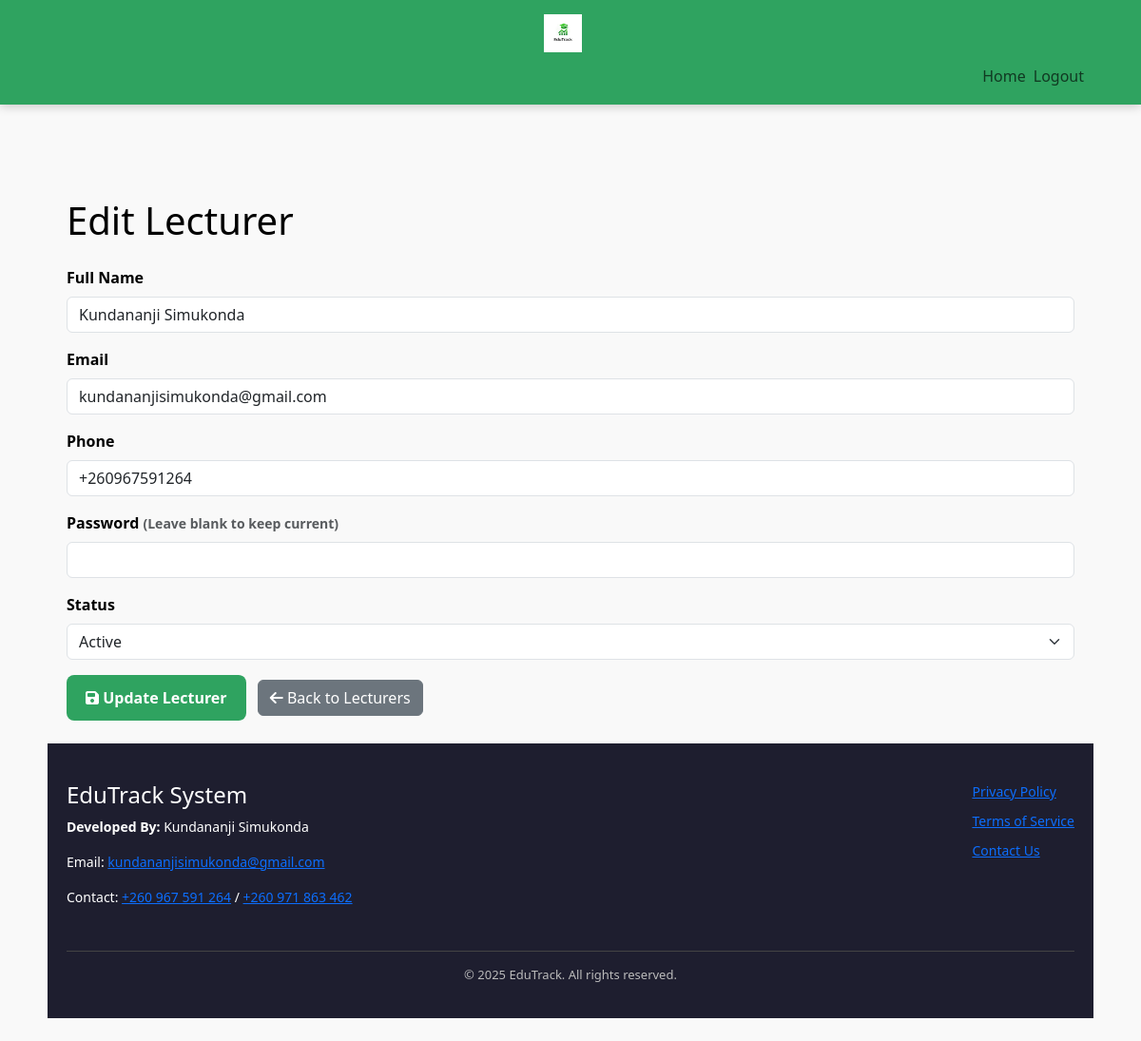
Page /pages/admin/edit_lecturer.php?id=5 (signed in) on the committed database.
### tables this page shows
CREATE TABLE `users` (
  `id` int(11) UNSIGNED NOT NULL,
  `name` varchar(255) NOT NULL,
  `email` varchar(255) NOT NULL,
  `password` varchar(255) NOT NULL,
  `role` enum('student','lecturer','admin') NOT NULL DEFAULT 'student',
  `phone` varchar(20) DEFAULT NULL,
  `status` enum('active','inactive','suspended') NOT NULL DEFAULT 'active',
  `created_at` timestamp NOT NULL DEFAULT current_timestamp()
);

### pages/admin/edit_lecturer.php (the view, shortened to what this page needs)
<?php
require_once '../../includes/db.php';
$id = intval($_GET['id'] ?? 0);
$stmt = $pdo->prepare("SELECT id, name, email, phone, status FROM users WHERE id = ? AND role = 'lecturer'");
$stmt->execute([$id]);
$lecturer = $stmt->fetch(PDO::FETCH_ASSOC);
?>
<!DOCTYPE html>
<html lang="en">
</head>
<body>
<?php require_once '../../includes/admin_navbar.php'; ?>
<div class="container py-4">
    <link href="https://cdn.jsdelivr.net/npm/bootstrap@5.3.2/dist/css/bootstrap.min.css" rel="stylesheet">
    <link rel="stylesheet" href="https://cdnjs.cloudflare.com/ajax/libs/font-awesome/6.4.0/css/all.min.css">
    <link rel="stylesheet" href="css/dashboard.css">
</head>
<body>
<div class="container py-4">
    <h1 class="mb-4">Edit Lecturer</h1>
    <form action="edit_lecturer.php?id=<?= $lecturer['id'] ?>" method="POST" class="needs-validation" novalidate>
        <div class="mb-3">
            <label for="name" class="form-label">Full Name</label>
            <input type="text" name="name" id="name" class="form-control" required
                   value="<?= htmlspecialchars($lecturer['name']) ?>">
        </div>
        <div class="mb-3">
            <label for="email" class="form-label">Email</label>
            <input type="email" name="email" id="email" class="form-control" required
                   value="<?= htmlspecialchars($lecturer['email']) ?>">
        </div>
        <div class="mb-3">
            <label for="phone" class="form-label">Phone</label>
            <input type="text" name="phone" id="phone" class="form-control"
                   value="<?= htmlspecialchars($lecturer['phone']) ?>">
        </div>
        <div class="mb-3">
            <label for="password" class="form-label">Password <small class="text-muted">(Leave blank to keep current)</small></label>
            <input type="password" name="password" id="password" class="form-control">
        </div>
        <div class="mb-3">
            <label for="status" class="form-label">Status</label>
            <select name="status" id="status" class="form-select">
                <option value="active" <?= ($lecturer['status'] === 'active') ? 'selected' : '' ?>>Active</option>
            </select>
        </div>
        <button type="submit" class="btn btn-success">
            <i class="fas fa-save"></i> Update Lecturer
        </button>
        <a href="manage_lecturers.php" class="btn btn-secondary ms-2">
            <i class="fas fa-arrow-left"></i> Back to Lecturers
        </a>
    </form>
</div>
<?php require_once '../../includes/footer.php'; ?>
</body>
</html>

### pages/admin/css/dashboard.css (style rules this page uses)
:root { --primary-color: #2fa360; --primary-hover: #28a745; --danger-color: #dc3545; --danger-hover: #c82333; --background-light: #f9f9f9; --background-dark: #1e1e2f; --text-color: #000000; --text-light: #fff; --text-muted: #777; --border-color: #ddd; --border-light: #eee; --container-width: min(1200px, 95vw); --padding-sm: clamp(0.5rem, 2vw, 10px); --padding-md: clamp(1rem, 3vw, 20px); --padding-lg: clamp(2rem, 5vw, 40px); --gap-md: clamp(1rem, 3vw, 20px); --border-radius-sm: 8px; --border-radius-lg: 12px; --box-shadow-sm: 0 4px 6px rgba(0,0,0,0.1); --box-shadow-lg: 0 8px 12px rgba(0,0,0,0.15); --mobile-breakpoint: 768px; --transition-fast: 0.15s ease; --transition-base: 0.3s ease; --transition-slow: 0.5s ease; }
*, *::before, *::after { box-sizing: border-box; }
html, body { height: 100%; margin: 0; font-family: 'Segoe UI', Tahoma, Geneva, Verdana, sans-serif; color: var(--text-color); background-color: var(--background-light); display: flex; flex-direction: column; padding-top: 80px; scroll-behavior: smooth; }
.container { display: flex; flex-direction: column; justify-content: center; width: 100%; max-width: var(--container-width); margin-inline: auto; padding-inline: var(--padding-md); }
form label { font-weight: 600; margin-bottom: 4px; display: block; color: #000000; }
form input, form select, form textarea { width: 100%; padding: 10px 14px; margin: 8px 0 16px 0; border-radius: var(--border-radius-sm); border: 2px solid var(--border-color); font-size: 14px; transition: all var(--transition-fast); color: #000000; background: white; }
form button[type="submit"] { background-color: var(--primary-color); color: var(--text-light); padding: 12px 20px; border: none; border-radius: var(--border-radius-sm); cursor: pointer; font-weight: 600; transition: all var(--transition-base); }
.btn-success, .bg-success { background-color: var(--primary-color) !important; border-color: var(--primary-color) !important; }
.container-fluid, .container { max-width: var(--container-width); }

### rows in the picture
users: name "Kundananji Simukonda", email "kundananjisimukonda@gmail.com", phone "+260967591264", status "Active"
